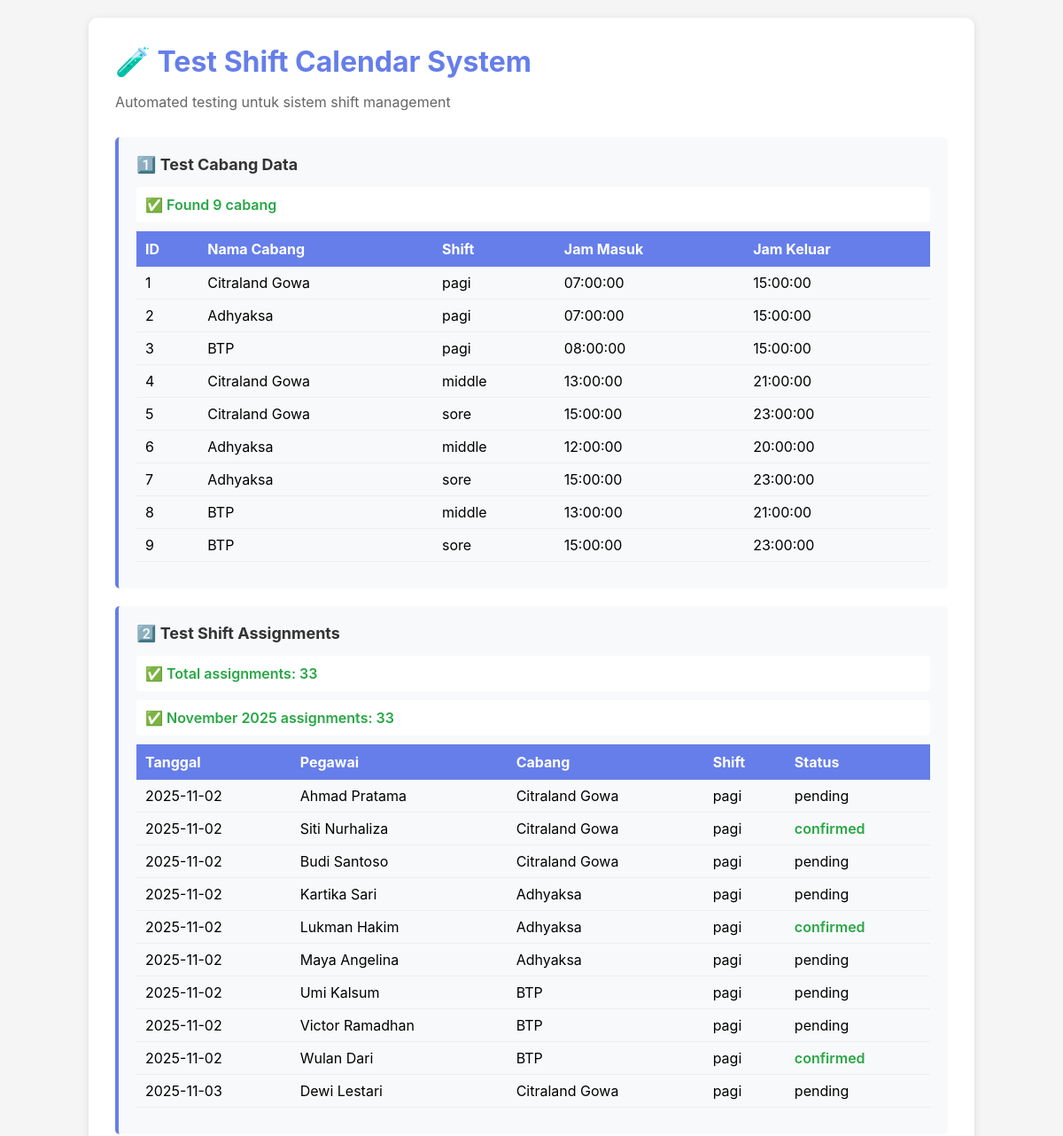
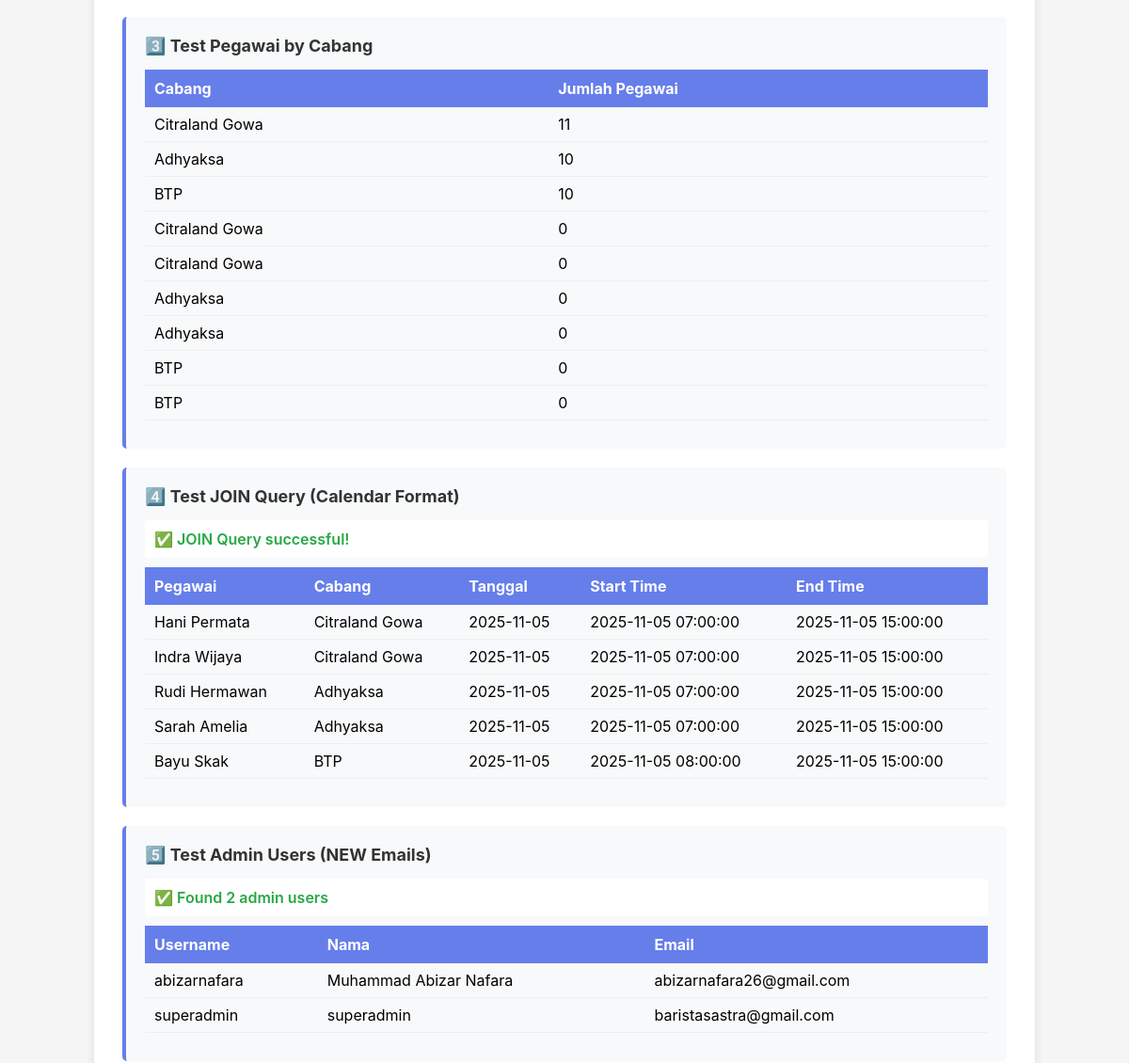
/test_shift_calendar_web.php (upper part), run on an earlier commit of the app's database (2 pictures, top to bottom).
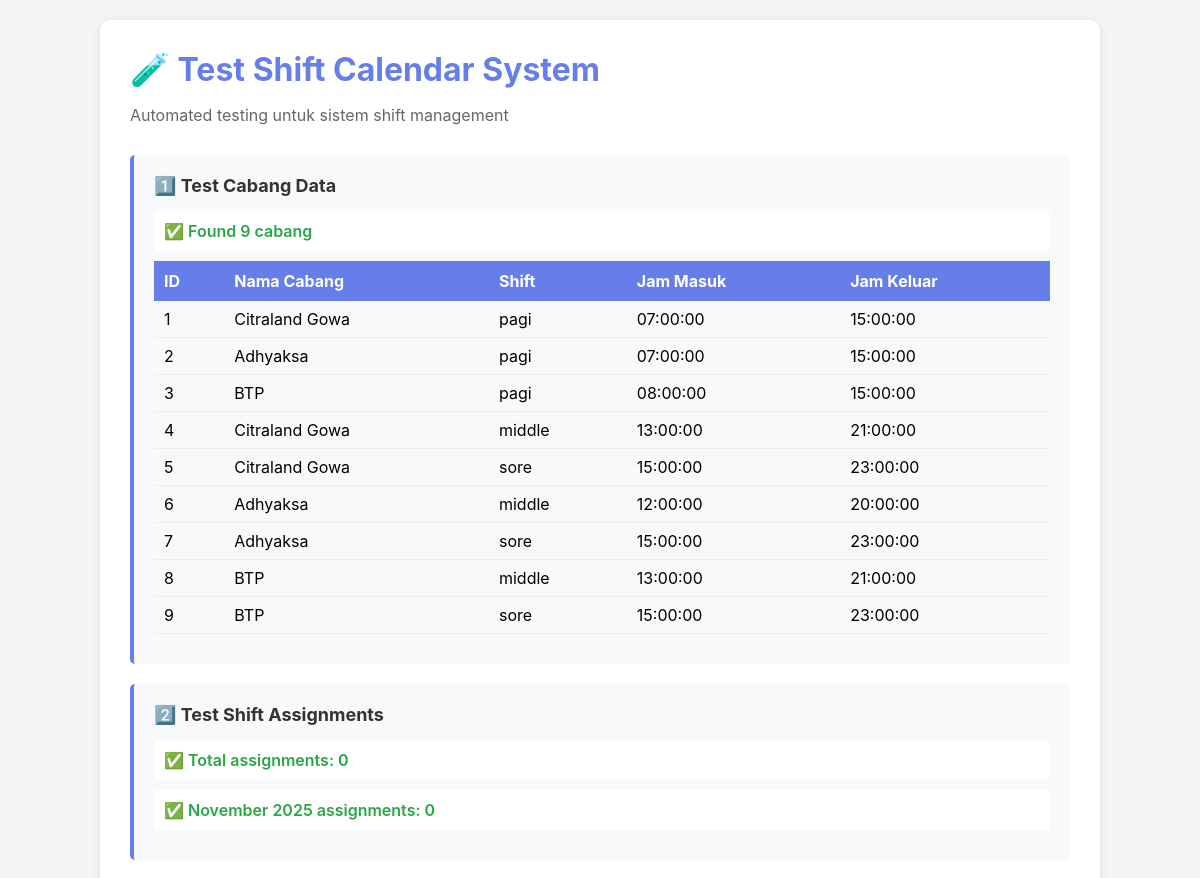
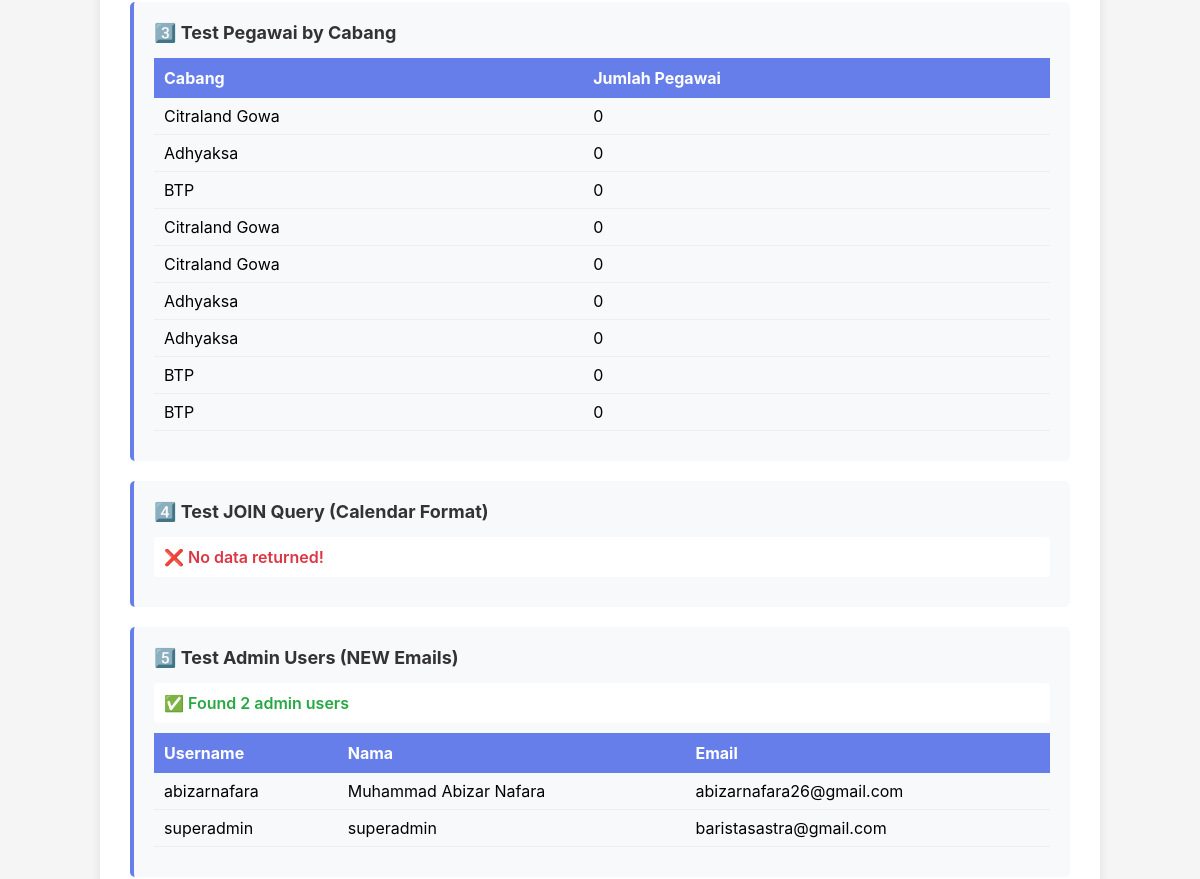
And on a later commit of the database (2 pictures, top to bottom).
### tables this page shows
CREATE TABLE `cabang` (
  `id` int(11) NOT NULL AUTO_INCREMENT,
  `nama_cabang` varchar(255) NOT NULL,
  `latitude` decimal(10,8) NOT NULL,
  `longitude` decimal(11,8) NOT NULL,
  `radius_meter` int(11) NOT NULL,
  `nama_shift` varchar(255) NOT NULL,
  `jam_masuk` time NOT NULL,
  `jam_keluar` time NOT NULL,
  PRIMARY KEY (`id`)
);

CREATE TABLE `shift_assignments` (
  `id` int(11) NOT NULL AUTO_INCREMENT,
  `user_id` int(11) NOT NULL,
  `cabang_id` int(11) NOT NULL,
  `tanggal_shift` date NOT NULL,
  `status_konfirmasi` enum('pending','confirmed','declined') DEFAULT 'pending',
  `waktu_konfirmasi` datetime DEFAULT NULL,
  `catatan_pegawai` text DEFAULT NULL,
  `decline_reason` enum('sakit','izin','reschedule') DEFAULT NULL COMMENT 'Alasan penolakan: sakit, izin, atau reschedule',
  `created_by` int(11) NOT NULL,
  `created_at` timestamp NOT NULL DEFAULT current_timestamp(),
  `updated_at` timestamp NOT NULL DEFAULT current_timestamp() ON UPDATE current_timestamp(),
  PRIMARY KEY (`id`),
  UNIQUE KEY `unique_user_date` (`user_id`,`tanggal_shift`),
  KEY `idx_tanggal` (`tanggal_shift`),
  KEY `idx_cabang` (`cabang_id`),
  KEY `idx_status` (`status_konfirmasi`),
  KEY `idx_user_date` (`user_id`,`tanggal_shift`),
  KEY `idx_cabang_date` (`cabang_id`,`tanggal_shift`),
  CONSTRAINT `shift_assignments_ibfk_1` FOREIGN KEY (`user_id`) REFERENCES `register` (`id`) ON DELETE CASCADE,
  CONSTRAINT `shift_assignments_ibfk_2` FOREIGN KEY (`cabang_id`) REFERENCES `cabang` (`id`) ON DELETE CASCADE
);

CREATE TABLE `register` (
  `id` int(11) NOT NULL AUTO_INCREMENT,
  `nama_lengkap` varchar(50) NOT NULL,
  `posisi` text NOT NULL,
  `outlet` text NOT NULL,
  `id_cabang` int(11) DEFAULT NULL,
  `no_whatsapp` varchar(20) NOT NULL,
  `email` varchar(50) NOT NULL,
  `password` varchar(255) NOT NULL,
  `username` varchar(50) NOT NULL,
  `time_created` date NOT NULL DEFAULT current_timestamp(),
  `role` varchar(20) NOT NULL,
  `foto_profil` varchar(255) DEFAULT NULL,
  `tanda_tangan_file` varchar(255) DEFAULT NULL,
  `gaji_pokok` decimal(15,2) DEFAULT 0.00,
  `tunjangan_transport` decimal(15,2) DEFAULT 0.00,
  `tunjangan_makan` decimal(15,2) DEFAULT 0.00,
  `tunjangan_jabatan` decimal(15,2) DEFAULT 0.00,
  `upah_overwork_per_8jam` decimal(10,2) DEFAULT 50000.00,
  PRIMARY KEY (`id`),
  UNIQUE KEY `EMAIL` (`email`),
  UNIQUE KEY `no_whatsapp` (`no_whatsapp`),
  UNIQUE KEY `username` (`username`),
  UNIQUE KEY `unique_nama` (`nama_lengkap`),
  KEY `idx_cabang` (`id_cabang`),
  CONSTRAINT `fk_register_cabang` FOREIGN KEY (`id_cabang`) REFERENCES `cabang` (`id`) ON DELETE SET NULL
);

### test_shift_calendar_web.php (the view, shortened to what the changed rows need)
<!DOCTYPE html>
<html lang="id">
<head>
</head>
<body>
    <div class="container">
        <h1>🧪 Test Shift Calendar System</h1>
        <?php
        require_once 'connect.php';
        echo '<div class="test-section">';
        echo '<h2>1️⃣ Test Cabang Data</h2>';
        $stmt = $pdo->query("SELECT id, nama_cabang, nama_shift, jam_masuk, jam_keluar FROM cabang ORDER BY id");
        $cabang_list = $stmt->fetchAll(PDO::FETCH_ASSOC);
        if (count($cabang_list) > 0) {
            echo '<table>';
            echo '<tr><th>ID</th><th>Nama Cabang</th><th>Shift</th><th>Jam Masuk</th><th>Jam Keluar</th></tr>';
            foreach ($cabang_list as $c) {
                echo "<tr>";
                echo "<td>{$c['id']}</td>";
                echo "<td>{$c['nama_cabang']}</td>";
                echo "<td>{$c['nama_shift']}</td>";
                echo "<td>{$c['jam_masuk']}</td>";
                echo "<td>{$c['jam_keluar']}</td>";
                echo "</tr>";
            }
            echo '</table>';
        } else {
            echo '<div class="result"><span class="error">❌ No cabang data found!</span></div>';
        }
        echo '</div>';
        echo '<div class="test-section">';
        echo '<h2>2️⃣ Test Shift Assignments</h2>';
        $stmt = $pdo->query("SELECT COUNT(*) as total FROM shift_assignments");
        $result = $stmt->fetch(PDO::FETCH_ASSOC);
        echo '<div class="result"><span class="success">✅ Total assignments: ' . $result['total'] . '</span></div>';
        $stmt = $pdo->query("
            SELECT COUNT(*) as total
            FROM shift_assignments
            WHERE DATE_FORMAT(tanggal_shift, '%Y-%m') = '2025-11'
        ");
        $result = $stmt->fetch(PDO::FETCH_ASSOC);
        echo '<div class="result"><span class="success">✅ November 2025 assignments: ' . $result['total'] . '</span></div>';
        $stmt = $pdo->query("
            SELECT sa.*, r.nama_lengkap, c.nama_cabang, c.nama_shift
            FROM shift_assignments sa
            JOIN register r ON sa.user_id = r.id
            JOIN cabang c ON sa.cabang_id = c.id
            WHERE DATE_FORMAT(sa.tanggal_shift, '%Y-%m') = '2025-11'
            ORDER BY sa.tanggal_shift
            LIMIT 10
        ");
        $assignments = $stmt->fetchAll(PDO::FETCH_ASSOC);
        if (count($assignments) > 0) {
            echo '<table>';
            echo '<tr><th>Tanggal</th><th>Pegawai</th><th>Cabang</th><th>Shift</th><th>Status</th></tr>';
            foreach ($assignments as $a) {
                $status_class = $a['status_konfirmasi'] === 'confirmed' ? 'success' : '';
                echo "<tr>";
                echo "<td>{$a['tanggal_shift']}</td>";
                echo "<td>{$a['nama_lengkap']}</td>";
                echo "<td>{$a['nama_cabang']}</td>";
                echo "<td>{$a['nama_shift']}</td>";
                echo "<td><span class='$status_class'>{$a['status_konfirmasi']}</span></td>";
                echo "</tr>";
            }
            echo '</table>';
        }
        echo '</div>';
        echo '<div class="test-section">';
        echo '<h2>3️⃣ Test Pegawai by Cabang</h2>';
        echo '<table>';
        echo '<tr><th>Cabang</th><th>Jumlah Pegawai</th></tr>';
        foreach ($cabang_list as $cabang) {
            $stmt = $pdo->prepare("
                SELECT COUNT(*) as total
                FROM register
                WHERE id_cabang = ? AND role = 'user'
            ");
            $stmt->execute([$cabang['id']]);
            $result = $stmt->fetch(PDO::FETCH_ASSOC);
            echo "<tr>";
            echo "<td>{$cabang['nama_cabang']}</td>";
            echo "<td>{$result['total']}</td>";
            echo "</tr>";
        }
        echo '</table>';
        echo '</div>';
        echo '<div class="test-section">';
        echo '<h2>4️⃣ Test JOIN Query (Calendar Format)</h2>';
        $stmt = $pdo->query("
            SELECT
                sa.id,
                sa.tanggal_shift,
                DATE_FORMAT(CONCAT(sa.tanggal_shift, ' ', c.jam_masuk), '%Y-%m-%d %H:%i:%s') as start,
                DATE_FORMAT(CONCAT(sa.tanggal_shift, ' ', c.jam_keluar), '%Y-%m-%d %H:%i:%s') as end,
                c.nama_cabang,
                c.nama_shift,
                r.nama_lengkap
            FROM shift_assignments sa
            JOIN cabang c ON sa.cabang_id = c.id
            JOIN register r ON sa.user_id = r.id
            WHERE sa.tanggal_shift >= '2025-11-05'
            ORDER BY sa.tanggal_shift
            LIMIT 5
        ");
        $results = $stmt->fetchAll(PDO::FETCH_ASSOC);
        if (count($results) > 0) {
            echo '<div class="result"><span class="success">✅ JOIN Query successful!</span></div>';
            echo '<table>';
            echo '<tr><th>Pegawai</th><th>Cabang</th><th>Tanggal</th><th>Start Time</th><th>End Time</th></tr>';
            foreach ($results as $r) {
                echo "<tr>";
                echo "<td>{$r['nama_lengkap']}</td>";
                echo "<td>{$r['nama_cabang']}</td>";
                echo "<td>{$r['tanggal_shift']}</td>";
                echo "<td>{$r['start']}</td>";
                echo "<td>{$r['end']}</td>";
                echo "</tr>";
            }
            echo '</table>';
        } else {
            echo '<div class="result"><span class="error">❌ No data returned!</span></div>';
        }
        echo '</div>';
        echo '<div class="test-section">';
        echo '<h2>5️⃣ Test Admin Users (NEW Emails)</h2>';
        $stmt = $pdo->query("
            SELECT username, nama_lengkap, email, role
            FROM register
            WHERE role = 'admin'
            ORDER BY username
            LIMIT 10
        ");
        $admins = $stmt->fetchAll(PDO::FETCH_ASSOC);
        if (count($admins) > 0) {
            echo '<table>';
            echo '<tr><th>Username</th><th>Nama</th><th>Email</th></tr>';
            foreach ($admins as $admin) {
                $email_updated = in_array($admin['email'], [
                    'galihganji@gmail.com',
                    'pilaraforismacinta@gmail.com',
                    'dotpikir@gmail.com',
                    'katahnaf@gmail.com'
                ]);
                $email_class = $email_updated ? 'success' : '';
                echo "<tr>";
                echo "<td>{$admin['username']}</td>";
                echo "<td>{$admin['nama_lengkap']}</td>";
                echo "<td><span class='$email_class'>{$admin['email']}</span></td>";
                echo "</tr>";
            }
            echo '</table>';
        }
        echo '</div>';
        ?>
    </div>
</body>
</html>

What changed in the data, as far as the page shows it:
removed shift_assignments: tanggal_shift "2025-11-02", user.nama_lengkap "Ahmad Pratama", cabang.nama_cabang "Citraland Gowa", cabang.nama_shift "pagi", status_konfirmasi "pending", shown under "2️⃣ Test Shift Assignments"
removed shift_assignments: tanggal_shift "2025-11-02", user.nama_lengkap "Siti Nurhaliza", cabang.nama_cabang "Citraland Gowa", cabang.nama_shift "pagi", status_konfirmasi "confirmed", shown under "2️⃣ Test Shift Assignments"
removed shift_assignments: tanggal_shift "2025-11-02", user.nama_lengkap "Budi Santoso", cabang.nama_cabang "Citraland Gowa", cabang.nama_shift "pagi", status_konfirmasi "pending", shown under "2️⃣ Test Shift Assignments"
removed shift_assignments: tanggal_shift "2025-11-02", user.nama_lengkap "Kartika Sari", cabang.nama_cabang "Adhyaksa", cabang.nama_shift "pagi", status_konfirmasi "pending", shown under "2️⃣ Test Shift Assignments"
removed shift_assignments: tanggal_shift "2025-11-02", user.nama_lengkap "Lukman Hakim", cabang.nama_cabang "Adhyaksa", cabang.nama_shift "pagi", status_konfirmasi "confirmed", shown under "2️⃣ Test Shift Assignments"
removed shift_assignments: tanggal_shift "2025-11-02", user.nama_lengkap "Maya Angelina", cabang.nama_cabang "Adhyaksa", cabang.nama_shift "pagi", status_konfirmasi "pending", shown under "2️⃣ Test Shift Assignments"
removed shift_assignments: tanggal_shift "2025-11-02", user.nama_lengkap "Umi Kalsum", cabang.nama_cabang "BTP", cabang.nama_shift "pagi", status_konfirmasi "pending", shown under "2️⃣ Test Shift Assignments"
removed shift_assignments: tanggal_shift "2025-11-02", user.nama_lengkap "Victor Ramadhan", cabang.nama_cabang "BTP", cabang.nama_shift "pagi", status_konfirmasi "pending", shown under "2️⃣ Test Shift Assignments"
removed shift_assignments: tanggal_shift "2025-11-02", user.nama_lengkap "Wulan Dari", cabang.nama_cabang "BTP", cabang.nama_shift "pagi", status_konfirmasi "confirmed", shown under "2️⃣ Test Shift Assignments"
removed shift_assignments: tanggal_shift "2025-11-03", user.nama_lengkap "Dewi Lestari", cabang.nama_cabang "Citraland Gowa", cabang.nama_shift "pagi", status_konfirmasi "pending", shown under "2️⃣ Test Shift Assignments"
removed shift_assignments: user.nama_lengkap "Hani Permata", cabang.nama_cabang "Citraland Gowa", tanggal_shift "2025-11-05", start "2025-11-05 07:00:00", end "2025-11-05 15:00:00", shown under "4️⃣ Test JOIN Query (Calendar Format)"
removed shift_assignments: user.nama_lengkap "Indra Wijaya", cabang.nama_cabang "Citraland Gowa", tanggal_shift "2025-11-05", start "2025-11-05 07:00:00", end "2025-11-05 15:00:00", shown under "4️⃣ Test JOIN Query (Calendar Format)"
removed shift_assignments: user.nama_lengkap "Rudi Hermawan", cabang.nama_cabang "Adhyaksa", tanggal_shift "2025-11-05", start "2025-11-05 07:00:00", end "2025-11-05 15:00:00", shown under "4️⃣ Test JOIN Query (Calendar Format)"
removed shift_assignments: user.nama_lengkap "Sarah Amelia", cabang.nama_cabang "Adhyaksa", tanggal_shift "2025-11-05", start "2025-11-05 07:00:00", end "2025-11-05 15:00:00", shown under "4️⃣ Test JOIN Query (Calendar Format)"
removed shift_assignments: user.nama_lengkap "Bayu Skak", cabang.nama_cabang "BTP", tanggal_shift "2025-11-05", start "2025-11-05 08:00:00", end "2025-11-05 15:00:00", shown under "4️⃣ Test JOIN Query (Calendar Format)"
computed for cabang id 1: total "11" → "0"
computed for cabang id 2: total "10" → "0"
computed for cabang id 3: total "10" → "0"
Also different on the page:
$result['total']: "33" → "0"
text no longer shown: "Tanggal Pegawai Cabang Shift Status ✅ JOIN Query successful! Pegawai Cabang Tanggal Start Time End Time"
text now shown: "❌ No data returned!"
